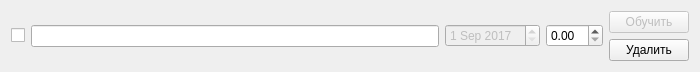
<?xml version="1.0" encoding="UTF-8"?>
<ui version="4.0">
 <class>table</class>
 <widget class="QWidget" name="table">
  <property name="geometry">
   <rect>
    <x>0</x>
    <y>0</y>
    <width>700</width>
    <height>72</height>
   </rect>
  </property>
  <property name="minimumSize">
   <size>
    <width>700</width>
    <height>0</height>
   </size>
  </property>
  <property name="windowTitle">
   <string>Form</string>
  </property>
  <layout class="QGridLayout" name="gridLayout">
   <item row="0" column="1">
    <widget class="QLineEdit" name="lesson">
     <property name="toolTip">
      <string>Описание предмета</string>
     </property>
     <property name="text">
      <string/>
     </property>
    </widget>
   </item>
   <item row="0" column="3">
    <widget class="QDateEdit" name="deadline">
     <property name="enabled">
      <bool>false</bool>
     </property>
     <property name="toolTip">
      <string>Дата окончания</string>
     </property>
     <property name="dateTime">
      <datetime>
       <hour>0</hour>
       <minute>0</minute>
       <second>0</second>
       <year>2017</year>
       <month>9</month>
       <day>1</day>
      </datetime>
     </property>
     <property name="minimumDateTime">
      <datetime>
       <hour>0</hour>
       <minute>0</minute>
       <second>0</second>
       <year>2017</year>
       <month>9</month>
       <day>1</day>
      </datetime>
     </property>
    </widget>
   </item>
   <item row="0" column="5">
    <layout class="QVBoxLayout" name="buttons_layout">
     <item>
      <widget class="QPushButton" name="teach">
       <property name="enabled">
        <bool>false</bool>
       </property>
       <property name="text">
        <string>Обучить</string>
       </property>
      </widget>
     </item>
     <item>
      <widget class="QPushButton" name="delete_2">
       <property name="text">
        <string>Удалить</string>
       </property>
      </widget>
     </item>
    </layout>
   </item>
   <item row="0" column="4">
    <widget class="QDoubleSpinBox" name="result">
     <property name="toolTip">
      <string>Результат</string>
     </property>
    </widget>
   </item>
   <item row="0" column="0">
    <widget class="QCheckBox" name="done">
     <property name="toolTip">
      <string>Задача выполнена</string>
     </property>
     <property name="text">
      <string/>
     </property>
    </widget>
   </item>
  </layout>
 </widget>
 <tabstops>
  <tabstop>done</tabstop>
  <tabstop>lesson</tabstop>
  <tabstop>deadline</tabstop>
  <tabstop>result</tabstop>
  <tabstop>teach</tabstop>
  <tabstop>delete_2</tabstop>
 </tabstops>
 <resources/>
 <connections/>
</ui>
